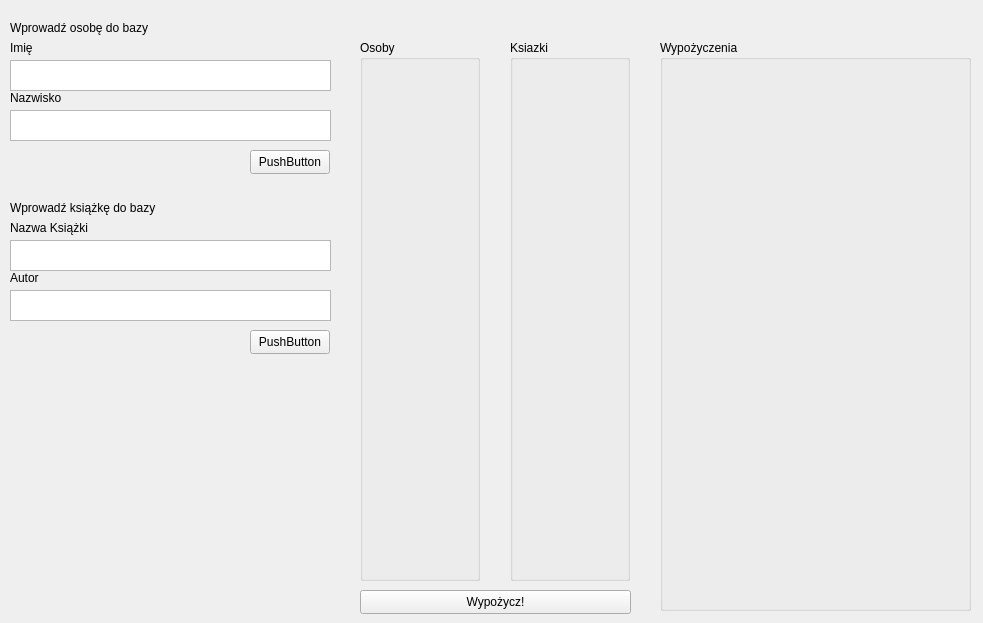
<?xml version="1.0" encoding="UTF-8"?>
<ui version="4.0">
 <class>MainWindow</class>
 <widget class="QMainWindow" name="MainWindow">
  <property name="geometry">
   <rect>
    <x>0</x>
    <y>0</y>
    <width>983</width>
    <height>623</height>
   </rect>
  </property>
  <property name="windowTitle">
   <string>MainWindow</string>
  </property>
  <widget class="QWidget" name="centralwidget">
   <widget class="QTextEdit" name="KsiazkaTyt">
    <property name="geometry">
     <rect>
      <x>10</x>
      <y>240</y>
      <width>321</width>
      <height>31</height>
     </rect>
    </property>
   </widget>
   <widget class="QTextEdit" name="KsiazkaAutor">
    <property name="geometry">
     <rect>
      <x>10</x>
      <y>290</y>
      <width>321</width>
      <height>31</height>
     </rect>
    </property>
   </widget>
   <widget class="QLabel" name="label">
    <property name="geometry">
     <rect>
      <x>10</x>
      <y>220</y>
      <width>321</width>
      <height>16</height>
     </rect>
    </property>
    <property name="text">
     <string>Nazwa Książki</string>
    </property>
   </widget>
   <widget class="QLabel" name="label_2">
    <property name="geometry">
     <rect>
      <x>10</x>
      <y>270</y>
      <width>321</width>
      <height>16</height>
     </rect>
    </property>
    <property name="text">
     <string>Autor</string>
    </property>
   </widget>
   <widget class="QTextEdit" name="OsobaNazw">
    <property name="geometry">
     <rect>
      <x>10</x>
      <y>110</y>
      <width>321</width>
      <height>31</height>
     </rect>
    </property>
   </widget>
   <widget class="QTextEdit" name="OsobaImie">
    <property name="geometry">
     <rect>
      <x>10</x>
      <y>60</y>
      <width>321</width>
      <height>31</height>
     </rect>
    </property>
   </widget>
   <widget class="QLabel" name="label_3">
    <property name="geometry">
     <rect>
      <x>10</x>
      <y>90</y>
      <width>321</width>
      <height>16</height>
     </rect>
    </property>
    <property name="text">
     <string>Nazwisko</string>
    </property>
   </widget>
   <widget class="QLabel" name="label_4">
    <property name="geometry">
     <rect>
      <x>10</x>
      <y>40</y>
      <width>321</width>
      <height>16</height>
     </rect>
    </property>
    <property name="text">
     <string>Imię</string>
    </property>
   </widget>
   <widget class="QLabel" name="label_5">
    <property name="geometry">
     <rect>
      <x>10</x>
      <y>20</y>
      <width>321</width>
      <height>16</height>
     </rect>
    </property>
    <property name="text">
     <string>Wprowadź osobę do bazy</string>
    </property>
   </widget>
   <widget class="QLabel" name="label_6">
    <property name="geometry">
     <rect>
      <x>10</x>
      <y>200</y>
      <width>321</width>
      <height>16</height>
     </rect>
    </property>
    <property name="text">
     <string>Wprowadź książkę do bazy</string>
    </property>
   </widget>
   <widget class="QPushButton" name="osobaAdd">
    <property name="geometry">
     <rect>
      <x>250</x>
      <y>150</y>
      <width>80</width>
      <height>24</height>
     </rect>
    </property>
    <property name="text">
     <string>PushButton</string>
    </property>
   </widget>
   <widget class="QPushButton" name="ksiazkaAdd">
    <property name="geometry">
     <rect>
      <x>250</x>
      <y>330</y>
      <width>80</width>
      <height>24</height>
     </rect>
    </property>
    <property name="text">
     <string>PushButton</string>
    </property>
   </widget>
   <widget class="QGroupBox" name="osoby">
    <property name="geometry">
     <rect>
      <x>360</x>
      <y>40</y>
      <width>120</width>
      <height>541</height>
     </rect>
    </property>
    <property name="title">
     <string>Osoby</string>
    </property>
   </widget>
   <widget class="QGroupBox" name="groupBox_2">
    <property name="geometry">
     <rect>
      <x>510</x>
      <y>40</y>
      <width>120</width>
      <height>541</height>
     </rect>
    </property>
    <property name="title">
     <string>Ksiazki</string>
    </property>
   </widget>
   <widget class="QGroupBox" name="groupBox_3">
    <property name="geometry">
     <rect>
      <x>660</x>
      <y>40</y>
      <width>311</width>
      <height>571</height>
     </rect>
    </property>
    <property name="title">
     <string>Wypożyczenia</string>
    </property>
   </widget>
   <widget class="QPushButton" name="ksiazkaAdd_2">
    <property name="geometry">
     <rect>
      <x>360</x>
      <y>590</y>
      <width>271</width>
      <height>24</height>
     </rect>
    </property>
    <property name="text">
     <string>Wypożycz!</string>
    </property>
   </widget>
  </widget>
 </widget>
 <resources/>
 <connections/>
</ui>
